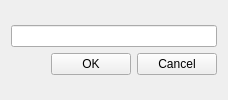
                <widget class="QWidget" name="page_14">
                 <layout class="QVBoxLayout" name="verticalLayout_18">
                  <item>
                   <layout class="QVBoxLayout" name="verticalLayout_23">
                    <item>
                     <widget class="QLineEdit" name="mediaRenameEdit"/>
                    </item>
                    <item>
                     <layout class="QHBoxLayout" name="horizontalLayout_22">
                      <item>
                       <spacer name="horizontalSpacer_6">
                        <property name="orientation">
                         <enum>Qt::Horizontal</enum>
                        </property>
                        <property name="sizeHint" stdset="0">
                         <size>
                          <width>40</width>
                          <height>20</height>
                         </size>
                        </property>
                       </spacer>
                      </item>
                      <item>
                       <widget class="QPushButton" name="okFolderMediaRename">
                        <property name="text">
                         <string>OK</string>
                        </property>
                        <property name="icon">
                         <iconset resource="resources.qrc">
                          <normaloff>:/resources/OK.svg</normaloff>:/resources/OK.svg</iconset>
                        </property>
                       </widget>
                      </item>
                      <item>
                       <widget class="QPushButton" name="cancelFolderMediaRename">
                        <property name="text">
                         <string>Cancel</string>
                        </property>
                        <property name="icon">
                         <iconset resource="resources.qrc">
                          <normaloff>:/resources/Cancel.svg</normaloff>:/resources/Cancel.svg</iconset>
                        </property>
                       </widget>
                      </item>
                     </layout>
                    </item>
                   </layout>
                  </item>
                 </layout>
                </widget>
